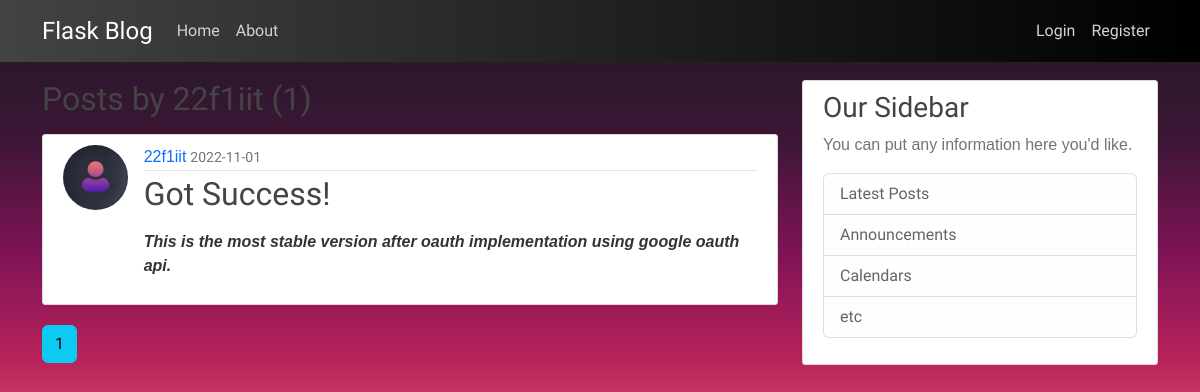
The app's page /user/22f1iit, older data.
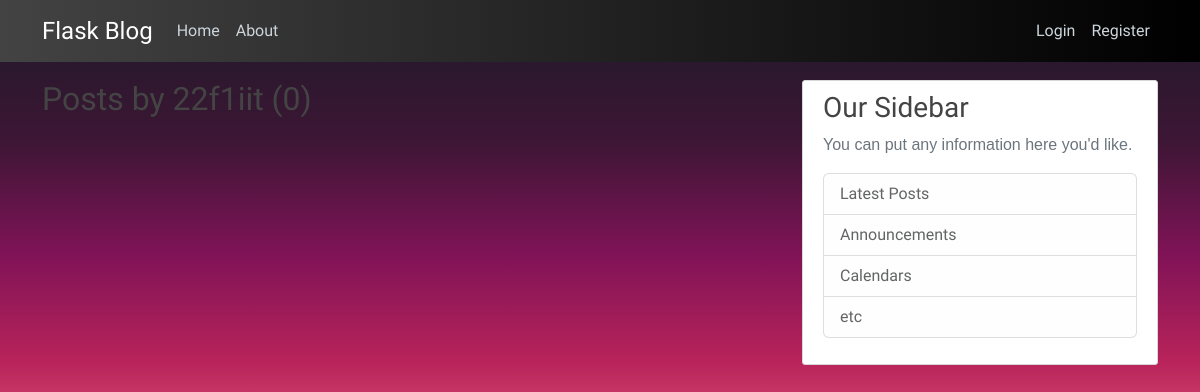
The same page, newer data.
### flaskblog/models.py (models this page shows, shortened)
class User(db.Model, UserMixin):
    id = db.Column(db.Integer,primary_key=True)
    username = db.Column(db.String(25), unique=True,nullable=False)
    email = db.Column(db.String(125), unique=True,nullable=False)
    img_file = db.Column(db.String(20),nullable=False,default='default1.jpeg')
    password = db.Column(db.String(60),nullable = False,default='asdfghjklsid2983$&')
    posts = db.relationship('Post',backref='author',lazy=True)

class Post(db.Model):
        id = db.Column(db.Integer,primary_key=True)
        title =db.Column(db.String(400), unique=True,nullable=False)
        date_posted = db.Column(db.DateTime,nullable=False,default=datetime.utcnow)
        content = db.Column(db.Text,nullable=False)
        user_id = db.Column(db.Integer,db.ForeignKey('user.id'),nullable=False)

### flaskblog/routes.py (the view)
@app.route("/user/<string:username>")
def user_posts(username):
    page=request.args.get('page',1,type=int)
    user = User.query.filter_by(username=username).first_or_404()
    posts = Post.query.filter_by(author=user).order_by(Post.date_posted.desc()).paginate(page=page,per_page=2)
    return render_template("user_posts.html",posts=posts,user=user)

### flaskblog/templates/user_posts.html (shortened to what this page needs)
{% extends "layout.html" %}
{% block content %}
<h2 class="mb-3">Posts by {{ user.username }}  ({{ posts.total }})</h2>
    {% for post in posts.items %}
    <article class="media content-section post">
      <img class="rounded-circle article-img" src="{{ url_for('static',filename='profile_pics/' + post.author.img_file) }}">
        <div class="media-body">
          <div class="article-metadata">
            <a class="mr-2 text-decoration-none" href="{{ url_for('user_posts',username=post.author.username) }}">{{ post.author.username }}</a>
            <small class="text-muted">{{ post.date_posted.strftime('%Y-%m-%d') }}</small>
          </div>
          <h2><a class="article-title text-decoration-none" href="{{ url_for('post',post_id=post.id) }}">{{ post.title }}</a></h2>
          <p class="article-content">{{ post.content|safe }}</p>
        </div>
      </article>
    {% endfor %}
    {% for page_num in posts.iter_pages(left_edge=1,right_edge=2,left_current=1,right_current=2) %}
      {% if page_num %}
        {% if posts.page == page_num %}
          <a  class="btn btn-info mb-4"  href="{{ url_for('user_posts',username=user.username,page=page_num) }}">{{ page_num }}</a>
        {% else %}
          <a  class="btn btn-outline-info mb-4"  href="{{ url_for('user_posts',username=user.username,page=page_num) }}">{{ page_num }}</a>
        {% endif %}
      {% endif %}
    {% endfor %}
{% endblock %}

### flaskblog/templates/layout.html (shortened to what this page needs)
<!DOCTYPE html>
<html lang="en">
<head>
    <link href="https://cdn.jsdelivr.net/npm/bootstrap@5.2.2/dist/css/bootstrap.min.css" rel="stylesheet">
    <link rel="stylesheet" type="text/css" href="{{ url_for('static',filename='main.css') }}">
</head>
<body>
    <header class="site-header">
        <nav class="navbar navbar-expand-md navbar-dark bg-steel fixed-top">
          <div class="container">
            <a class="navbar-brand mr-4" id="title" href="/">Flask Blog</a>
            <div class="collapse navbar-collapse" id="navbarToggle">
              <div class="navbar-nav me-auto">
                <a class="nav-item nav-link" href="/">Home</a>
                <a class="nav-item nav-link" href="/about">About</a>
              </div>
              <div class="navbar-nav">
                {% if current_user.is_authenticated %}
                <a class="nav-item nav-link" href="{{ url_for('new_post') }}">New Post</a>
                <a class="nav-item nav-link" href="/logout">Logout</a>
                <a class="nav-item nav-link" href="/account">Account</a>
                {% else %}
                <a class="nav-item nav-link" href="/login">Login</a>
                <a class="nav-item nav-link" href="/register">Register</a>
                {% endif %}
              </div>
            </div>
          </div>
        </nav>
      </header>
      <main role="main" class="container">
        <div class="row">
          <div class="col-md-8">
            {% block content %}{% endblock %}
          </div>
          <div class="col-md-4 pt-0 ">
            <div class="content-section">
              <h3>Our Sidebar</h3>
              <p class='text-muted'>You can put any information here you'd like.
                <ul class="list-group">
                  <li class="list-group-item list-group-item-light">Latest Posts</li>
                  <li class="list-group-item list-group-item-light">Announcements</li>
                  <li class="list-group-item list-group-item-light">Calendars</li>
                  <li class="list-group-item list-group-item-light">etc</li>
                </ul>
              </p>
            </div>
          </div>
        </div>
      </main>
</body>
</html>

### flaskblog/static/main.css (style rules this page uses)
body { background-image: linear-gradient(to top, #dbdcd7 0%, #dddcd7 24%, #e2c9cc 30%, #e7627d 46%, #b8235a 59%, #801357 71%, #3d1635 84%, #1c1a27 100%); min-height: 100vh; color: #333333; margin-top: 5rem; }
a { text-decoration: none; }
h1, h2, h3, h4, h5, h6 { color: #444444; }
.bg-steel { background-image: linear-gradient(to right, #434343 0%, black 100%); }
.site-header .navbar-nav .nav-link { color: #cbd5db; }
#title { font-size: x-large; }
.container { font-family: 'Carter One', cursive; }
.article-metadata > a ,p { font-family: Verdana, Geneva, Tahoma, sans-serif; }
.content-section { background: #ffffff; font-size: medium; padding: 10px 20px; border: 1px solid #d8d8d8; border-radius: 3px; margin-bottom: 20px; }

Row changes from the older to the newer data that the page shows:
removed Post: img_file (placeholder picture), author.username "22f1iit", date_posted "2022-11-01", title "Got Success!", content "This is the most stable version after oauth implementation using google oauth api."
Text that changed along with them:
{{ posts.total }}: "1" → "0"
list line gone: "1"
